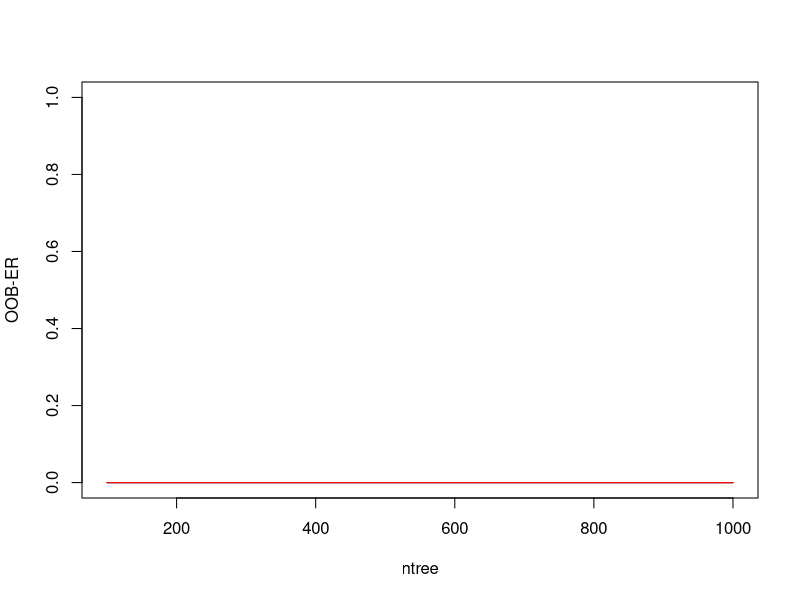
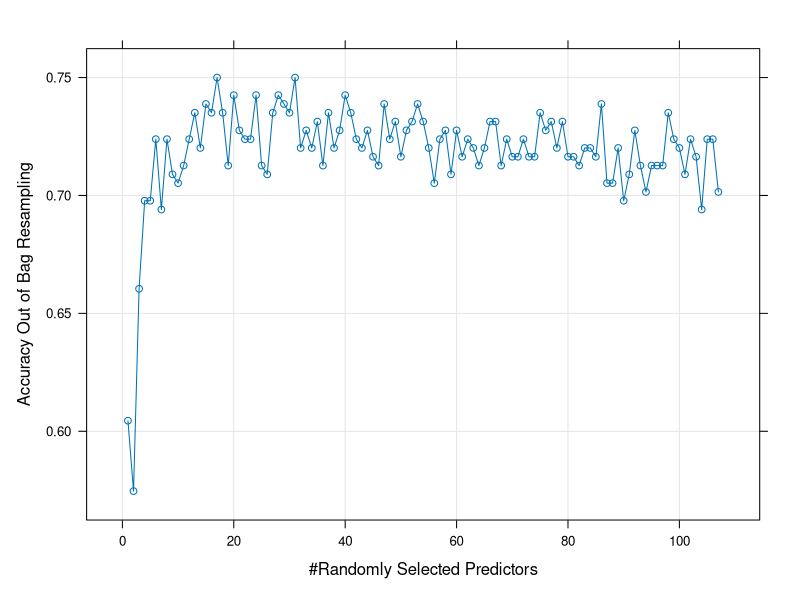
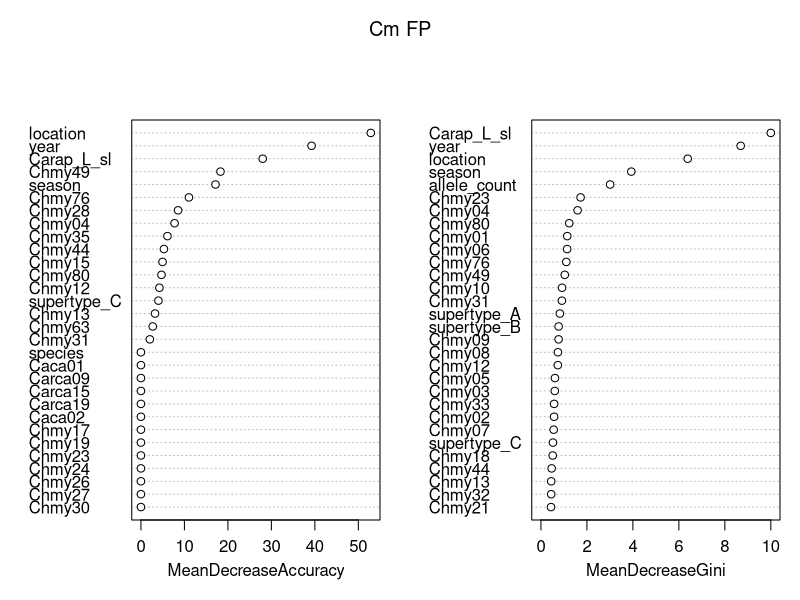

Reproduce these figures in R, in order.
## Classification random forest for FP occurence in C. mydas

library(randomForest)
library(caret)
library(dplyr)

# read in data

data_full <- read.csv("classI_juveniles_morpho_FP_v3.csv") # this includes C. mydas and C. caretta records

data_full <- data_full %>% filter(!is.na(Carap_L_sl)) # remove any record without straight carapace length (SCL) measurement (just 1)

# variables: sample ID, location, spp, year, FP, paps_regressed, season, allele count, all alleles, supertypes A, B, C, and SCL ("Carap_L_sl" from database download)
data_full <- data_full[c(1, 6, 7, 11, 14, 16, 19:139, 142)] 
colnames(data_full)

data_full <- data_full %>% mutate(location = tolower(location))

# Convert sample ID to character
data_full$sample_ID = as.character(data_full$sample_ID)

# Convert location, species, FP, paps_regressed, season, and all alleles, all supertypes to factors
col_names <- names(data_full)
col_names

data_full[col_names[2:3]] <- lapply(data_full[col_names[2:3]], factor) # location and species

data_full[col_names[5:7]] <- lapply(data_full[col_names[5:7]], factor) # FP,paps_regressed, season

data_full[col_names[9:127]] <- lapply(data_full[col_names[9:127]], factor) # alleles and supertypes


# Convert allele count, SCL, to numeric
data_full$allele_count <- as.numeric(data_full$allele_count)
data_full$Carap_L_sl <- as.numeric(data_full$Carap_L_sl)

sapply(data_full, class)
sapply(data_full, levels)

## Subset to just FP with just C. mydas.

data <- data_full %>% filter(species == "Chelonia mydas") # keep just the Cm; 268 individuals

# as a result of filtering to just Cm individuals, the following alleles are no longer relevant (they were found just in Cc) and can be removed

data <- subset(data, select = -c(Carca32, Carca14, Carca11, Carca16, Carca17, Carca27, Carca13, Carca56, Caca03, Carca28, Carca109, Caca04, Caca05, Carca25, Caca06, Caca07, Caca08, Carca81))

# remove paps_regressed, which is part of a separate model ("RandomForest_TumorRegression.R").
data <- data[,-6]


# Check for imbalance in response variable (FP)
length(which(data$FP==0)) #163 Cm without FP
length(which(data$FP==1)) #105 Cm with FP, for ~39.17% FP. This is unbalanced enough that we need to account for it by over-sampling the under-represented class (FP positive) and under-sampling the over-represented class (FP negative). Set the sampsize parameter to 2/3 of the under-represented class, and use that sample size in conjunction with the strata option when building the random trees and when training.

# there are 105 FP positive individuals; 105*(2/3) = 70 individuals, so we'll sample 70 FP positive individuals and 70 FP negative individuals for the training data set so that the resutling tree forest is not biased.

sample_size <- c(70,70) # will use subsequently with strata.

# Random Forest analysis

# Optimize mtry parameter. Default for RF classification is sqrt(p) where p is the number of variables in the dataframe.
# let's also run mtry values of sqrt(p), 2*sqrt(p), 0.1(p), 0.2(p), p/3, in addition to p, where p is the number of variables.
# Run each mtry at ntree= 100 to 1000 (by increments of 100), looking for plateau where the out of bag error rate (OOB-ER) is minimized while also maximizing the RF algorithm. The mtry value that minimizes the OOB-ER will be chosen for subsequent analyses.

# We are using 107 variables to explain FP occurence (this excludes the first column, which is sample ID, and FP occurence which is the response)

results_optimization <- matrix(data=NA , nrow = 0, ncol = 3) # create matrix that the following loop will dump info into
for (i in seq(from = 100, to = 1000 , by = 100)){  # values of ntree
  print(i)
  for (j in c(10.3, 20.7, 10.7, 21.4, 35.7, 107)){    #values of mtry based on 107 total predictors
    rf_ij <- randomForest(x = data[,2:109], y = as.factor(data$FP), importance=TRUE ,proximity=TRUE, ntree=i, mtry=j, strata=as.factor(data$FP), sampsize=sample_size)
    results_optimization <- rbind(results_optimization, c(i,j,tail(rf_ij$err.rate,1)[1]))
  }
}

# Clean up the file format
results_optimization<-as.data.frame(results_optimization)
colnames(results_optimization)<-c("ntree", "mtry","OOB_ER")

# Now plot results to see if there's a plateau
plot(results_optimization$ntree[results_optimization$mtry == 10.3],results_optimization$OOB_ER[results_optimization$mtry == 10.3], type="l", col="black", xlab="ntree",ylab="OOB-ER",ylim=c(0,1))
lines(results_optimization$ntree[results_optimization$mtry == 20.7],results_optimization$OOB_ER[results_optimization$mtry == 20.7], col="blue")
lines(results_optimization$ntree[results_optimization$mtry == 10.7],results_optimization$OOB_ER[results_optimization$mtry == 10.7], col="green")
lines(results_optimization$ntree[results_optimization$mtry == 21.4],results_optimization$OOB_ER[results_optimization$mtry == 21.4], col="purple")
lines(results_optimization$ntree[results_optimization$mtry == 35.7],results_optimization$OOB_ER[results_optimization$mtry == 35.7], col="orange")
lines(results_optimization$ntree[results_optimization$mtry == 107],results_optimization$OOB_ER[results_optimization$mtry == 107], col="red")

# all mtry parameters seem to behave similarly with no discernable plateau, so it may be best to explore further or use defaults, i.e., sqrt(p)

# Create model with default paramters as a baseline with grid search, method = "oob"
control <- trainControl(method="oob", number=10, search = "grid")
seed <- 7
metric <- "Accuracy"
set.seed(seed)
mtry <- sqrt(107) # square root of total number of variables; this is the default mtry
tunegrid <- expand.grid(.mtry=mtry)
rf_default <- train(FP~., data=data[,2:109], method="rf", metric=metric, tuneGrid=tunegrid, trControl=control)
print(rf_default) # mtry = 10.34 at 73.5% accuracy.

# now let's fine tune
## Grid search, where method = "oob"
control <- trainControl(method="oob", number=10, search="grid")
set.seed(seed)
tunegrid <- expand.grid(.mtry=c(1:107)) # doing full 107 mtry
rf_gridsearch <- train(FP~., data=data[,2:109], method="rf", metric=metric, tuneGrid=tunegrid, trControl=control)
print(rf_gridsearch)
plot(rf_gridsearch) # most accurate: mtry 21 at 74.6%

# Now begin the full Random Forest analyses: going to use mtry = 10.34 (default), and mtry = 21 which was given from grid search tuning.

# run a large number of trees with the above mtry values, in order to know what value of ntree achieves convergence of importance values between forests.
# As a starting point, grow 10,000 trees and increase if necessary.

# forests with default mtry:

rf_default_a <- randomForest(x = data[,2:109], y = as.factor(data$FP), importance=TRUE ,proximity=TRUE, ntree=10000, strata=as.factor(data$FP), sampsize=sample_size)
#save(rf_default_a,file="rf_default_a.Rdata")

rf_default_b <- randomForest(x = data[,2:109], y = as.factor(data$FP), importance=TRUE ,proximity=TRUE, ntree=10000, strata=as.factor(data$FP), sampsize=sample_size)
#save(rf_default_b,file="rf_default_b.Rdata")

#Check correlation of predictor importance values between forests 
importance_rf_default_a <- data.frame(importance(rf_default_a,type=1)) #type=1 is mean decrease in accuracy for classification, so a large, positive value means that permuting the variable led to a big decrease in prediction accuracy (which is indicative of an important predictor)
colnames(importance_rf_default_a)<-c("importance")

importance_rf_default_b <- data.frame(importance(rf_default_b,type=1))
colnames(importance_rf_default_b)<-c("importance")

cor(importance_rf_default_a,importance_rf_default_b) # A correlation of 0.998319 for predictor importance values between forests when mtry = 10.34 and ntree = 10,000

# forest with mtry = 21

rf_21_a <- randomForest(x = data[,2:109], y = as.factor(data$FP), importance=TRUE ,proximity=TRUE, mtry=21, ntree=10000, strata=as.factor(data$FP), sampsize=sample_size)
#save(rf_21_a,file="rf_21_a.Rdata")

rf_21_b <- randomForest(x = data[,2:109], y = as.factor(data$FP), importance=TRUE ,proximity=TRUE, mtry=21, ntree=10000, strata=as.factor(data$FP), sampsize=sample_size)
#save(rf_21_b,file="rf_21_b.Rdata")

#Check correlation of locus importance values between forests 
importance_rf_21_a <- data.frame(importance(rf_21_a,type=1)) #type=1 is mean decrease in accuracy for classification, so a large, positive value means that permuting the variable led to a big decrease in prediction accuracy (which is indicative of an important locus)
colnames(importance_rf_21_a)<-c("importance")

importance_rf_21_b <- data.frame(importance(rf_21_b,type=1))
colnames(importance_rf_21_b)<-c("importance")

cor(importance_rf_21_a,importance_rf_21_b) # A correlation of 0.9994113 for predictor importance values between forests when mtry = 21 and ntree = 10,000

# Build final model with mtry = 21, ntree = 10,000, as mtry = 21 had higher importance value correlation

# Separate into training and test data (70% and 30%, respectively)
set.seed(3)
train = sample(1:nrow(data), 0.7*nrow(data))
data.test = data[train,]
data.train = data[-train,]

# Create random forest model using training data set
# Make sure to exclude the sample ID column (data.train[,-1])
set.seed(3)
data.model = randomForest(FP ~ .,
                          data = data.train[,-1],
                          importance=TRUE,
                          proximity=TRUE,
                          mtry=21, # based on tuning done above
                          ntree=10000, # based on tuning for ntree above
                          strata=as.factor(data$FP), sampsize=sample_size) # take into account imbalance in FP postiives vs FP negatives
data.model # OOB-ER = 29.63%

# Use the model built above to make predictions on the test data
data.predict = predict(data.model,newdata = data.test[,-1])

# Build a confusion matrix and calculate accuracy of predicted model
table(Prediction = data.predict,Truth = data.test$FP)
sum(diag(table(Prediction = data.predict,Truth = data.test$FP))) / sum(table(Prediction = data.predict,Truth = data.test$FP)) # Accuracy of model with all variables: #70.05%

# Importance Sampling
importance(data.model)
varImpPlot(data.model, main = "Cm FP")



# Let's also build a model based on the default mtry, since it also did decently in the tuning.

# Separate into training and test data (70% and 30%, respectively)
set.seed(3)
train = sample(1:nrow(data), 0.7*nrow(data))
data.test = data[train,]
data.train = data[-train,]

# Create random forest model using training data set
# Make sure to exclude the sample ID column (data.train[,-1])
set.seed(3)
data.model_10 <- randomForest(FP ~ .,
                              data = data.train[,-1],
                              importance=TRUE,
                              proximity=TRUE,
                              ntree=10000, # based on tuning for ntree above
                              strata=as.factor(data$FP), sampsize=sample_size) # take into account imbalance in FP postiives vs FP negatives
data.model_10 # OOB-ER = 37.04%

# Use the model built above to make predictions on the test data
data.predict_10 = predict(data.model_10, newdata = data.test[,-1])

# Build a confusion matrix and calculate accuracy of predicted model
table(Prediction = data.predict_10, Truth = data.test$FP)
sum(diag(table(Prediction = data.predict_10,Truth = data.test$FP))) / sum(table(Prediction = data.predict_10,Truth = data.test$FP)) # Accuracy of model with all variables: #67.914%
# accuracy is comparable between the two mtry values, but the OOB-ER is better with the tuned mtry value